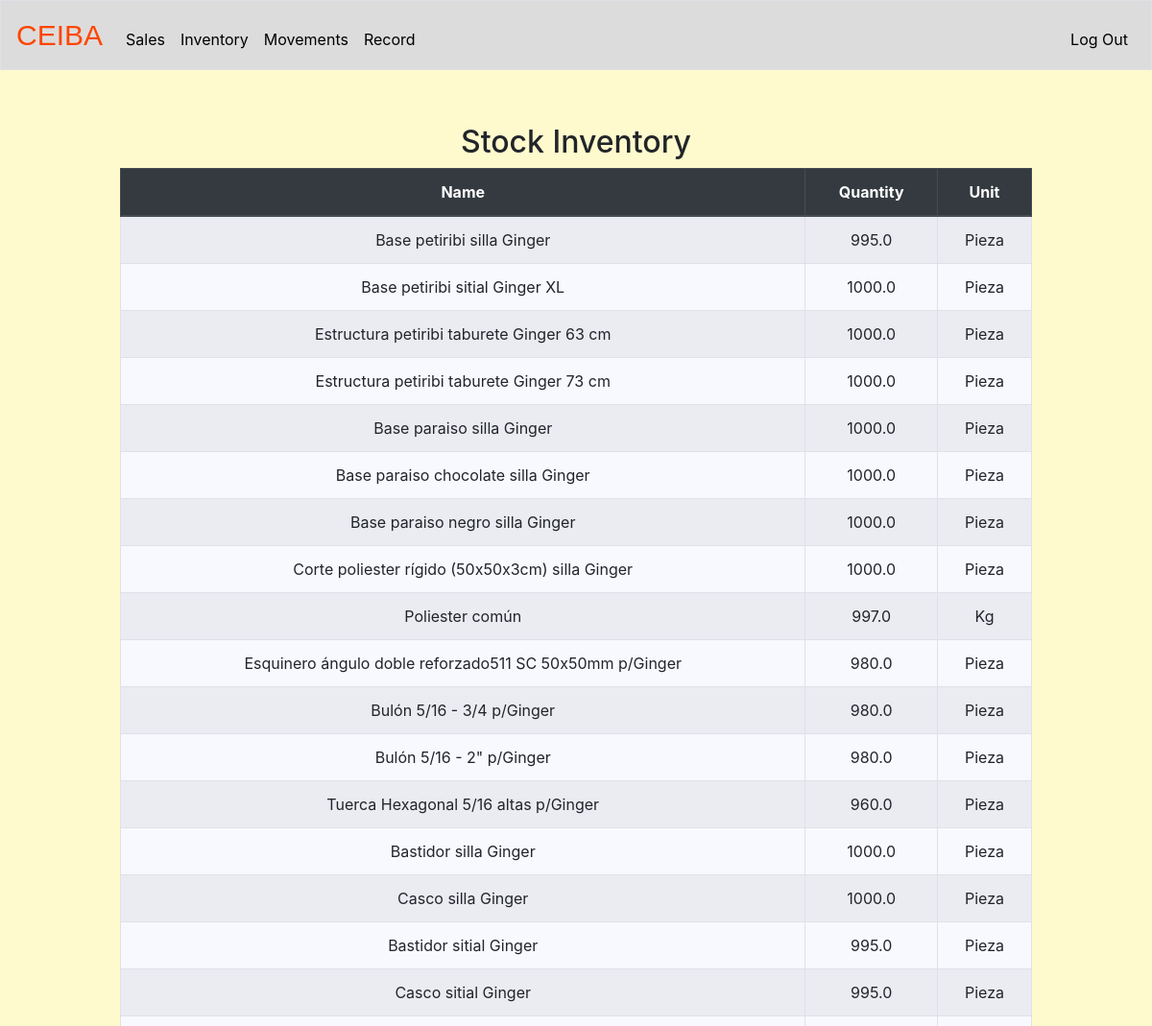
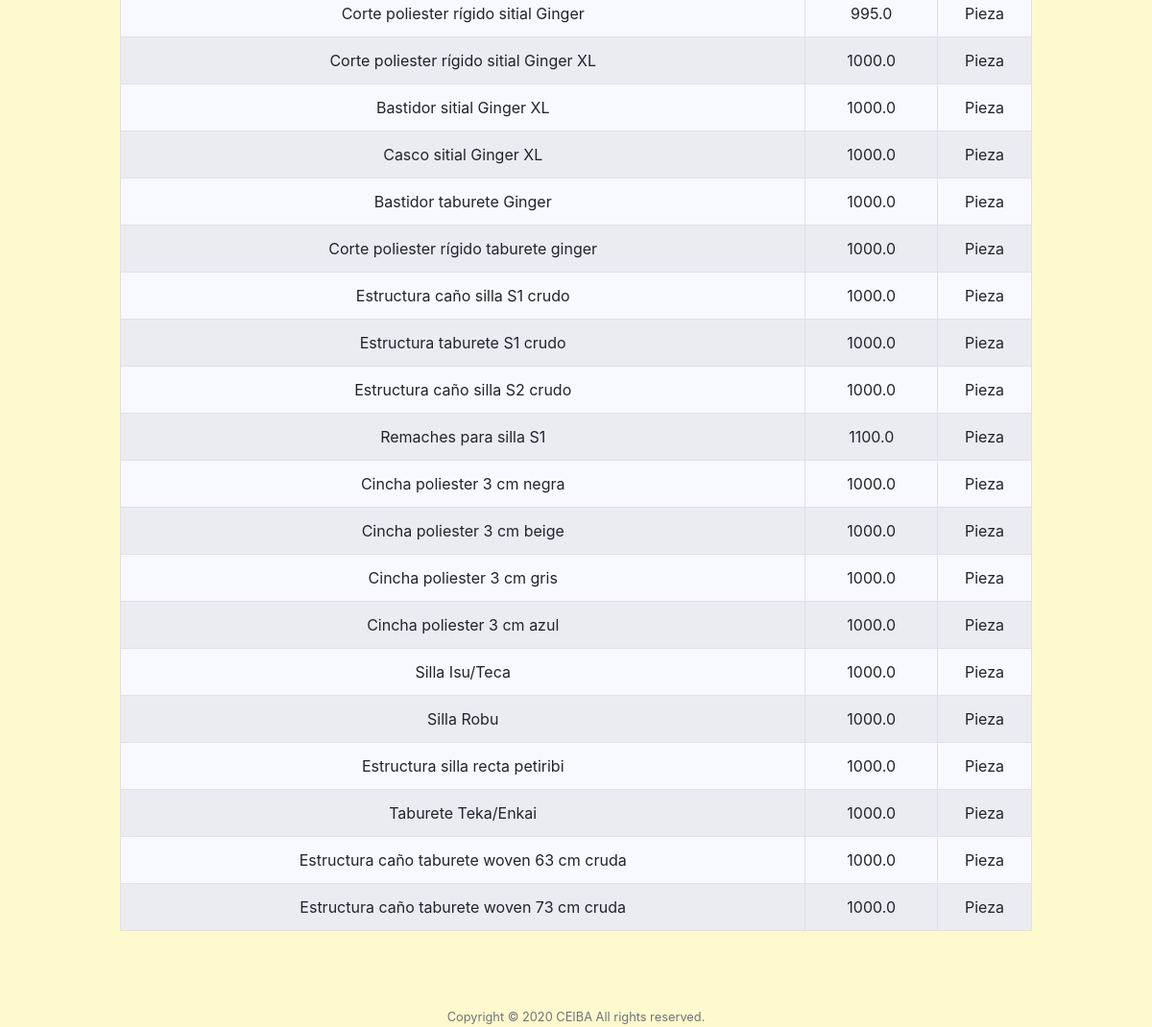
/stock (signed in), run on the app's committed database (2 pictures, top to bottom).
### tables this page shows
CREATE TABLE stock (
                id INTEGER,
                name TEXT NOT NULL,
		qty REAL NOT NULL,
		unit TEXT NOT NULL, 'alert' real,
                PRIMARY KEY(id)
            );

### application.py (the view)
@app.route("/stock", methods=["GET", "POST"])
@login_required
def stock():
    if request.method == "GET":
        stock = db.execute("SELECT * FROM stock")
        return render_template("stock.html",stock=stock)

### application.py (called while the page is built)
@app.after_request
def after_request(response):
    response.headers["Cache-Control"] = "no-cache, no-store, must-revalidate"
    response.headers["Expires"] = 0
    response.headers["Pragma"] = "no-cache"
    return response

### helpers.py (called while the page is built)
def login_required(f):
    @wraps(f)
    def decorated_function(*args, **kwargs):
        if session.get("user_id") is None:
            return redirect("/login")
        return f(*args, **kwargs)
    return decorated_function

### templates/stock.html (shortened to what this page needs)
{% extends "layout.html" %}
{% block main %}
        <div class="container">
            <div class="section">
                <h2>Stock Inventory</h2>
                <table id="myTable" class="table table-hover table-bordered table-striped">
                    <thead class="thead-dark">
                        <tr>
                            <th>Name</th>
                            <th>Quantity</th>
                            <th>Unit</th>
                        </tr>
                    </thead>
                    <tbody>
                        {% for row in stock%}
                        <tr id="myRow">
                            <td>{{ row.name }}</td>
                            <td id="qtyCell">{{ row.qty }}</td>
                            <td>{{ row.unit }}</td>
                        </tr>
                        {% endfor %}
                    </tbody>
                </table>
            </div>
        </div>
{% endblock %}

### templates/layout.html (shortened to what this page needs)
<!DOCTYPE html>
<html lang="en">
    <head>
        <link rel="stylesheet" href="https://cdn.jsdelivr.net/npm/bootstrap@4.5.3/dist/css/bootstrap.min.css">
        <link href="/static/styles.css" rel="stylesheet">
    </head>
    <body>
        <nav class="navbar navbar-expand-md navbar-dark border" style="background-color: #DCDCDC;">
            <a class="navbar-brand" href="/"><span class="red">CEIBA</span></a>
            <div class="collapse navbar-collapse" id="navbar">
                {% if session.user_id %}
                    <ul class="navbar-nav mr-auto mt-2">
                        <li class="nav-item"><a class="nav-link" href="/" style="color:black">Sales</a></li>
                        <li class="nav-item"><a class="nav-link" href="/stock" style="color:black">Inventory</a></li>
                        <li class="nav-item"><a class="nav-link" href="/movements" style="color:black">Movements</a></li>
                        <li class="nav-item"><a class="nav-link" href="/register" style="color:black">Record</a></li>
                    </ul>
                    <ul class="navbar-nav ml-auto mt-2">
                        <li class="nav-item"><a class="nav-link" href="/logout" style="color:black">Log Out</a></li>
                    </ul>
                {% else %}
                    <ul class="navbar-nav ml-auto mt-2">
                        <li class="nav-item"><a class="nav-link" href="/reguser" style="color:black">Register</a></li>
                        <li class="nav-item"><a class="nav-link" href="/login" style="color:black">Log In</a></li>
                    </ul>
                {% endif %}
            </div>
        </nav>
        <main class="container p-5">
            {% block main %}{% endblock %}
        </main>
        <footer class="small text-center text-muted">
        Copyright © 2020 CEIBA All rights reserved.
        </footer>
    </body>
</html>

### static/styles.css (style rules this page uses)
nav .navbar-brand { font-size: 30px; font-family: Arial, Helvetica, sans-serif; }
table { background-color: #F8F8FF; }
nav .navbar-brand .red { color: #FF4500; }
main { overflow-x: auto; text-align: center; background-color: #fffacd; }
body { background-color: #fffacd; }
.section { padding-bottom: 1rem; padding-left: 2rem; padding-right: 2rem; padding-top: 0.5rem; }

### data on the page
stock: name "Base petiribi silla Ginger", qty "995.0", unit "Pieza"
stock: name "Base petiribi sitial Ginger XL", qty "1000.0", unit "Pieza"
stock: name "Estructura petiribi taburete Ginger 63 cm", qty "1000.0", unit "Pieza"
stock: name "Estructura petiribi taburete Ginger 73 cm", qty "1000.0", unit "Pieza"
stock: name "Base paraiso silla Ginger", qty "1000.0", unit "Pieza"
stock: name "Base paraiso chocolate silla Ginger", qty "1000.0", unit "Pieza"
stock: name "Base paraiso negro silla Ginger", qty "1000.0", unit "Pieza"
stock: name "Corte poliester rígido (50x50x3cm) silla Ginger", qty "1000.0", unit "Pieza"
stock: name "Poliester común", qty "997.0", unit "Kg"
stock: name "Esquinero ángulo doble reforzado511 SC 50x50mm p/Ginger", qty "980.0", unit "Pieza"
stock: name "Bulón 5/16 - 3/4 p/Ginger", qty "980.0", unit "Pieza"
stock: name "Bulón 5/16 - 2\" p/Ginger", qty "980.0", unit "Pieza"
stock: name "Tuerca Hexagonal 5/16 altas p/Ginger", qty "960.0", unit "Pieza"
stock: name "Bastidor silla Ginger", qty "1000.0", unit "Pieza"
stock: name "Casco silla Ginger", qty "1000.0", unit "Pieza"
stock: name "Bastidor sitial Ginger", qty "995.0", unit "Pieza"
stock: name "Casco sitial Ginger", qty "995.0", unit "Pieza"
stock: name "Corte poliester rígido sitial Ginger", qty "995.0", unit "Pieza"
stock: name "Corte poliester rígido sitial Ginger XL", qty "1000.0", unit "Pieza"
stock: name "Bastidor sitial Ginger XL", qty "1000.0", unit "Pieza"
stock: name "Casco sitial Ginger XL", qty "1000.0", unit "Pieza"
stock: name "Bastidor taburete Ginger", qty "1000.0", unit "Pieza"
stock: name "Corte poliester rígido taburete ginger", qty "1000.0", unit "Pieza"
stock: name "Estructura caño silla S1 crudo", qty "1000.0", unit "Pieza"
stock: name "Estructura taburete S1 crudo", qty "1000.0", unit "Pieza"
stock: name "Estructura caño silla S2 crudo", qty "1000.0", unit "Pieza"
stock: name "Remaches para silla S1", qty "1100.0", unit "Pieza"
stock: name "Cincha poliester 3 cm negra", qty "1000.0", unit "Pieza"
stock: name "Cincha poliester 3 cm beige", qty "1000.0", unit "Pieza"
stock: name "Cincha poliester 3 cm gris", qty "1000.0", unit "Pieza"
stock: name "Cincha poliester 3 cm azul", qty "1000.0", unit "Pieza"
stock: name "Silla Isu/Teca", qty "1000.0", unit "Pieza"
stock: name "Silla Robu", qty "1000.0", unit "Pieza"
stock: name "Estructura silla recta petiribi", qty "1000.0", unit "Pieza"
stock: name "Taburete Teka/Enkai", qty "1000.0", unit "Pieza"
stock: name "Estructura caño taburete woven 63 cm cruda", qty "1000.0", unit "Pieza"
stock: name "Estructura caño taburete woven 73 cm cruda", qty "1000.0", unit "Pieza"
